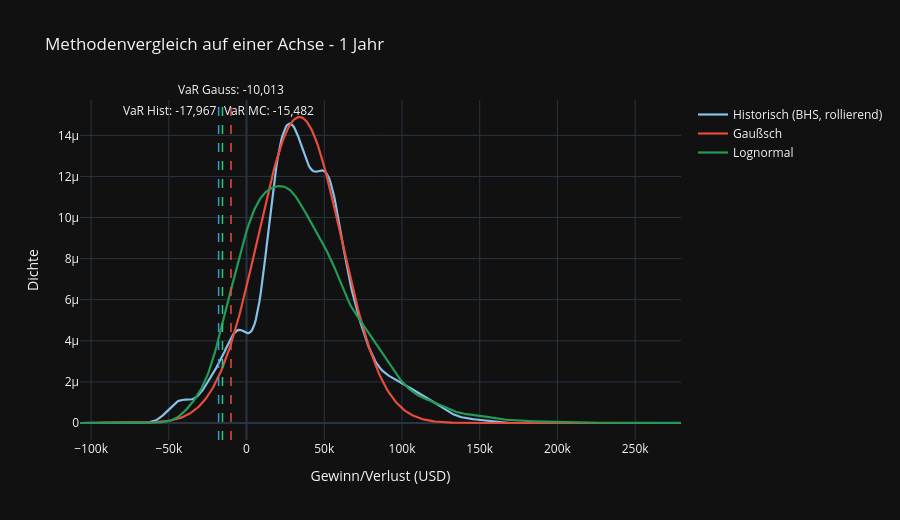

Notebook code cell kept with this figure:
### Markdown cell above
## Methodenvergleich als Verteilungs-Overlay - 1 Jahr

Plot 2 zeigt die Punktwerte der Methoden nebeneinander. Hier zeigen wir die zugrundeliegenden Verteilungsannahmen direkt auf einer Achse: das historische Fenster hat fat tails, die Gauss-Annahme ist symmetrisch und schmal, die Lognormal-MC-Endwerte sind rechtsschief. Genau dieses Bild ist der didaktische Kern des Methodenvergleichs (Risk-Folien S. 22).

### Code cell
# Plot C: drei Verteilungen + 95-VaR-Linien auf einer Achse, P&L 1 Jahr
days_1y = horizons['1 Jahr']

# Historisch: rollierende 1J-P&L
rolling_log_C = portfolio_returns_log.rolling(window=days_1y).sum().dropna()
hist_pnl_C = ((np.exp(rolling_log_C) - 1) * start_capital).values

# Gauss: analytische Dichte über denselben x-Bereich
clean_disc = portfolio_returns_discrete.dropna()
mu_g = clean_disc.mean() * days_1y
sigma_g = clean_disc.std() * np.sqrt(days_1y)

# Lognormal MC: Endwerte ziehen, in PnL umrechnen
_, _, final_values_C, _ = calculate_monte_carlo_risk(
    portfolio_returns_log, start_capital, 0.05, days_1y,
    simulations=monte_carlo_simulations, black_swan=False,
)
mc_pnl_C = final_values_C - start_capital

# Gemeinsames x-Grid über die Vereinigung der drei Verteilungen
x_lo = float(min(hist_pnl_C.min(), mc_pnl_C.min(), mu_g - 4*sigma_g*start_capital))
x_hi = float(max(hist_pnl_C.max(), mc_pnl_C.max(), mu_g + 4*sigma_g*start_capital))
x_grid_C = np.linspace(x_lo, x_hi, 500)

# KDEs für Hist und MC
kde_hist = stats.gaussian_kde(hist_pnl_C)
kde_mc = stats.gaussian_kde(mc_pnl_C)
density_hist = kde_hist(x_grid_C)
density_mc = kde_mc(x_grid_C)

# Gauss-Dichte: x = r_disc * K, also r = x/K, dr/dx = 1/K
gauss_density = stats.norm.pdf(x_grid_C / start_capital, loc=mu_g, scale=sigma_g) / start_capital

# 95-VaR-Linien je Methode (alle in PnL-Konvention, negativ)
var_hist_C, _ = calculate_historical_risk(portfolio_returns_log, start_capital, 0.05, days_1y)
var_gauss_C, _ = calculate_gaussian_risk(portfolio_returns_discrete, start_capital, 0.05, days_1y)
var_mc_C = float(np.percentile(mc_pnl_C, 5))

fig_pC = go.Figure()
fig_pC.add_trace(go.Scatter(
    x=x_grid_C, y=density_hist, mode='lines',
    line=dict(color='rgb(133, 193, 233)', width=2.2),
    name='Historisch (BHS, rollierend)',
))
fig_pC.add_trace(go.Scatter(
    x=x_grid_C, y=gauss_density, mode='lines',
    line=dict(color='rgb(231, 76, 60)', width=2.2),
    name='Gaußsch',
))
fig_pC.add_trace(go.Scatter(
    x=x_grid_C, y=density_mc, mode='lines',
    line=dict(color='rgb(35, 155, 86)', width=2.2),
    name='Lognormal',
))

fig_pC.add_vline(x=var_hist_C, line=dict(color='rgb(52, 152, 219)', width=1.5, dash='dash'),
                 annotation_text=f"VaR Hist: {var_hist_C:,.0f}", annotation_position='top left')
fig_pC.add_vline(x=var_gauss_C, line=dict(color='rgb(231, 76, 60)', width=1.5, dash='dash'),
                 annotation_text=f"VaR Gauss: {var_gauss_C:,.0f}", annotation_position='top')
fig_pC.add_vline(x=var_mc_C, line=dict(color='rgb(46, 204, 113)', width=1.5, dash='dash'),
                 annotation_text=f"VaR MC: {var_mc_C:,.0f}", annotation_position='top right')

fig_pC.update_layout(
    template='plotly_dark',
    title='Methodenvergleich auf einer Achse - 1 Jahr',
    xaxis_title='Gewinn/Verlust (USD)',
    yaxis_title='Dichte',
    height=520,
)
fig_pC.show()

### Figure 1 — Plotly figure (JSON) as saved in the notebook; plotly's stock layout.template omitted (floating-point values rounded to 4 significant figures; data arrays with more than 128 entries replaced by an {"elided": "..."} marker saying what was removed)
{"data": [{"line": {"color": "rgb(133, 193, 233)", "width": 2.2}, "mode": "lines", "name": "Historisch (BHS, rollierend)", "type": "scatter", "x": {"elided": "500 float values"}, "y": {"elided": "500 float values"}}, {"line": {"color": "rgb(231, 76, 60)", "width": 2.2}, "mode": "lines", "name": "Gaußsch", "type": "scatter", "x": {"elided": "500 float values"}, "y": {"elided": "500 float values"}}, {"line": {"color": "rgb(35, 155, 86)", "width": 2.2}, "mode": "lines", "name": "Lognormal", "type": "scatter", "x": {"elided": "500 float values"}, "y": {"elided": "500 float values"}}], "layout": {"annotations": [{"showarrow": false, "text": "VaR Hist: -17,967", "x": -17970.0, "xanchor": "right", "xref": "x", "y": 1, "yanchor": "top", "yref": "y domain"}, {"showarrow": false, "text": "VaR Gauss: -10,013", "x": -10010.0, "xanchor": "center", "xref": "x", "y": 1, "yanchor": "bottom", "yref": "y domain"}, {"showarrow": false, "text": "VaR MC: -15,482", "x": -15480.0, "xanchor": "left", "xref": "x", "y": 1, "yanchor": "top", "yref": "y domain"}], "height": 520, "shapes": [{"line": {"color": "rgb(52, 152, 219)", "dash": "dash", "width": 1.5}, "type": "line", "x0": -17970.0, "x1": -17970.0, "xref": "x", "y0": 0, "y1": 1, "yref": "y domain"}, {"line": {"color": "rgb(231, 76, 60)", "dash": "dash", "width": 1.5}, "type": "line", "x0": -10010.0, "x1": -10010.0, "xref": "x", "y0": 0, "y1": 1, "yref": "y domain"}, {"line": {"color": "rgb(46, 204, 113)", "dash": "dash", "width": 1.5}, "type": "line", "x0": -15480.0, "x1": -15480.0, "xref": "x", "y0": 0, "y1": 1, "yref": "y domain"}], "title": {"text": "Methodenvergleich auf einer Achse - 1 Jahr"}, "xaxis": {"title": {"text": "Gewinn/Verlust (USD)"}}, "yaxis": {"title": {"text": "Dichte"}}}}
